Frame 1 (no input): blank canvas, image omitted
Frame 60 (the mouse pressed at the canvas centre just before this capture): blank canvas, image omitted
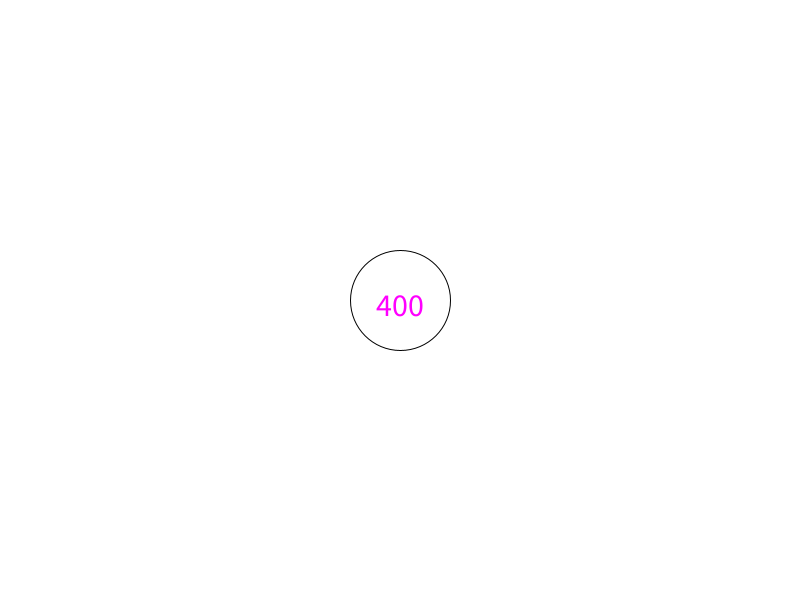
Frame 120 (the mouse held since frame 60 and released just before this capture)

The Processing sketch whose frames 1 and 60 were blank and that drew this single picture after the mouse press (run headless with seeded random() and noise(); from frame 60 on, the mouse is pressed at the canvas centre):

// Processing sketch: test2
// ── test2.pde
void setup(){
    size(800, 600);
    frameRate(30);
    textSize(32);
}

void draw(){
    background(255, 255, 255);
    // fillを下に追加した場合、色を戻さないと二回目以降で同じ色となってしまう
    fill(255, 255, 255);
    ellipse(mouseX, mouseY, 100, 100);
    fill(255, 0, 255);
    text(mouseX, mouseX - 24, mouseY + 16);
}
